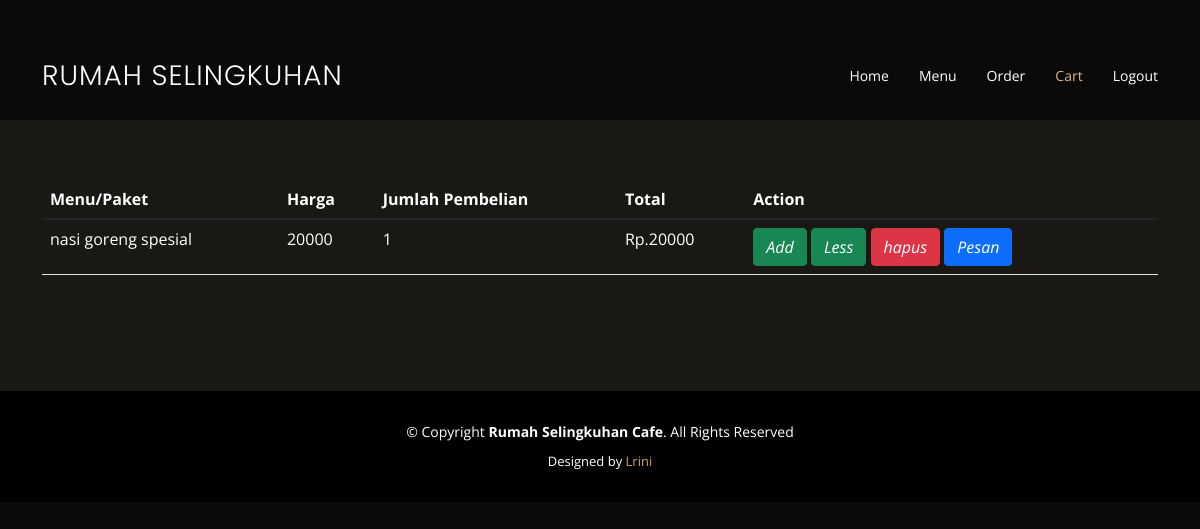
The app's page /keranjang.php (signed in) with its own data.
### tables this page shows
CREATE TABLE `chart` (
  `id_chart` int(11) NOT NULL,
  `id_menu` int(11) NOT NULL,
  `id_user` int(11) NOT NULL,
  `id_catering` int(10) NOT NULL,
  `jumlah` int(11) NOT NULL,
  `harga` int(11) NOT NULL,
  `total` int(11) NOT NULL
);

CREATE TABLE `menu` (
  `id_menu` int(11) NOT NULL,
  `menu` varchar(30) NOT NULL,
  `jumlah` int(11) NOT NULL,
  `harga` int(10) NOT NULL,
  `gambar` text NOT NULL,
  `harga_pesan` int(11) NOT NULL
);

### keranjang.php (the view, shortened to what this page needs)
<?php
 if(!isset($_SESSION['id_user'])){
    ?>
    <script type="text/javascript">
      alert('login dulu');window.location='index.php';
    </script>
    <?php
  }else{
    ?>
<!DOCTYPE html>
<html lang="en">
<head>
  <link href="assets/vendor/animate.css/animate.min.css" rel="stylesheet">
  <link href="assets/vendor/aos/aos.css" rel="stylesheet">
  <link href="assets/vendor/bootstrap/css/bootstrap.min.css" rel="stylesheet">
  <link href="assets/vendor/bootstrap-icons/bootstrap-icons.css" rel="stylesheet">
  <link href="assets/vendor/boxicons/css/boxicons.min.css" rel="stylesheet">
  <link href="assets/vendor/glightbox/css/glightbox.min.css" rel="stylesheet">
  <link href="assets/vendor/swiper/swiper-bundle.min.css" rel="stylesheet">
  <link href="assets/css/style.css" rel="stylesheet">
</head>
<body>
  <header id="header" class="fixed-top d-flex align-items-cente">
    <div class="container-fluid container-xl d-flex align-items-center justify-content-lg-between">
      <h1 class="logo me-auto me-lg-0"><a href="index.php">Rumah Selingkuhan</a></h1>
      <nav id="navbar" class="navbar order-last order-lg-0">
        <ul>
          <li><a class="nav-link scrollto" href="home.php">Home</a></li>
          <li><a class="nav-link scrollto" href="menu.php">Menu</a></li>
          <li><a class="nav-link scrollto" href="catering.php">Order</a></li>
          <li><a class="nav-link scrollto active" href="Keranjang.php">Cart</a></li>
          <li><a class="nav-link scrollto" href="index.php">Logout</a></li>
        </ul>
      </nav>
    </div>
  </header>
  <section>
  </section>
  <main id="main">
    <section id="menu" class="menu section-bg">
        <div class="container">
            <div class="section-title">
                <table id="dataTables" class="table">
                  <thead>
                    <tr>
                      <th style="color: white;">Menu/Paket</th>
                      <th style="color: white;">Harga</th>
                      <th style="color: white;">Jumlah Pembelian</th>
                      <th style="color: white;">Total</th>
                      <th style="color: white;">Action</th>
                    </tr>
                  </thead>
                  <tbody>
                    <?php
                           $conn = new mysqli("localhost", "root", "", "cafe");
                            $user = $_SESSION['id_user'];
                            $res = $conn->query("select user.nama,user.hp, menu.menu, chart.harga,chart.total,chart.jumlah, chart.id_chart from chart inner join menu inner join user where chart.id_menu = menu.id_menu and chart.id_user=user.id_user = $user");
                            while($row = $res->fetch_assoc()){
                            echo '
                                  <tr>
                                    <td style="color: white;">'.$row['menu'].'</td>
                                    <td style="color: white;">'.$row['harga'].'</td>
                                    <td style="color: white;">
                                    '.$row['jumlah'].'
                                    </td>
                                    <td style="color: white;">
                                    Rp.'.$row['total'].'
                                    </td>
                                    <td class="align-middle">
                                    <a href ="add.php?id_chart='.$row['id_chart'].'"><i class="btn  btn-success">Add</i></a>
                                    <a href ="less.php?id_chart='.$row['id_chart'].'"><i class="btn btn-success">Less</i></a>
                                   <a href ="hapuskeranjang.php?id_chart='.$row['id_chart'].'"><i class="btn  btn-danger">hapus</i></a>
                                   <a href ="https://api.whatsapp.com/send?phone='.$row['hp'].'&text=Nama:%20'.$row['nama'].'%20Pesan:%20'.$row['menu'].'%20jumlah%20pembelian:'.$row['jumlah'].'%20buah%20total%20pembelian:'.$row['total'].'"><i class="btn  btn-primary">Pesan</i></a>
                                    </td>
                                  </tr>
                                ';
                              }
                    ?>
                  </tbody>
                </table>
            </div>
        </div>
    </section>
  </main>
  <footer id="footer">
    <div class="container">
      <div class="copyright">
        &copy; Copyright <strong><span>Rumah Selingkuhan Cafe</span></strong>. All Rights Reserved
      </div>
      <div class="credits">
        Designed by <a href="https://bootstrapmade.com/">Lrini</a>
      </div>
    </div>
  </footer>
</body>
</html>
<?php
  }
?>

### assets/css/style.css (style rules this page uses)
body { font-family: "Open Sans", sans-serif; background: #0c0b09; color: #fff; }
a { color: #cda45e; text-decoration: none; }
h1, h2, h3, h4, h5, h6 { font-family: "Playfair Display", serif; }
#header { background: rgba(12, 11, 9, 0.6); border-bottom: 1px solid rgba(12, 11, 9, 0.6); transition: all 0.5s; z-index: 997; padding: 15px 0; top: 40px; }
#header .logo { font-size: 28px; margin: 0; padding: 0; line-height: 1; font-weight: 300; letter-spacing: 1px; text-transform: uppercase; font-family: "Poppins", sans-serif; }
#header .logo a { color: #fff; }
.navbar { padding: 0; }
.navbar ul { margin: 0; padding: 0; display: flex; list-style: none; align-items: center; }
.navbar li { position: relative; }
.navbar a, .navbar a:focus { display: flex; align-items: center; justify-content: space-between; padding: 10px 0 10px 30px; color: #fff; white-space: nowrap; transition: 0.3s; font-size: 14px; }
.navbar a:hover, .navbar .active, .navbar .active:focus, .navbar li:hover > a { color: #d9ba85; }
section { padding: 60px 0; overflow: hidden; }
.section-bg { background-color: #1a1814; }
.section-title { padding-bottom: 40px; }
#footer { background: black; padding: 0 0 30px 0; color: #fff; font-size: 14px; }
#footer .copyright { text-align: center; padding-top: 30px; }
#footer .credits { padding-top: 10px; text-align: center; font-size: 13px; color: #fff; }

### records on screen
chart: id_menu.menu "nasi goreng spesial", harga "20000", jumlah "1", total "20000"
